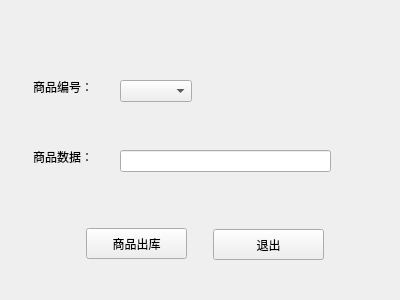
<?xml version="1.0" encoding="UTF-8"?>
<ui version="4.0">
 <class>GoodsDelivery</class>
 <widget class="QWidget" name="GoodsDelivery">
  <property name="geometry">
   <rect>
    <x>0</x>
    <y>0</y>
    <width>400</width>
    <height>300</height>
   </rect>
  </property>
  <property name="windowTitle">
   <string>商品出库</string>
  </property>
  <widget class="QLabel" name="label">
   <property name="geometry">
    <rect>
     <x>33</x>
     <y>79</y>
     <width>71</width>
     <height>16</height>
    </rect>
   </property>
   <property name="text">
    <string>商品编号：</string>
   </property>
  </widget>
  <widget class="QPushButton" name="pushButton_Exit">
   <property name="geometry">
    <rect>
     <x>213</x>
     <y>229</y>
     <width>111</width>
     <height>31</height>
    </rect>
   </property>
   <property name="text">
    <string>退出</string>
   </property>
  </widget>
  <widget class="QLineEdit" name="lineEdit_Amount">
   <property name="geometry">
    <rect>
     <x>120</x>
     <y>150</y>
     <width>211</width>
     <height>22</height>
    </rect>
   </property>
  </widget>
  <widget class="QLabel" name="label_2">
   <property name="geometry">
    <rect>
     <x>33</x>
     <y>149</y>
     <width>71</width>
     <height>16</height>
    </rect>
   </property>
   <property name="text">
    <string>商品数据：</string>
   </property>
  </widget>
  <widget class="QPushButton" name="pushButton_OutputGoods">
   <property name="geometry">
    <rect>
     <x>86</x>
     <y>228</y>
     <width>101</width>
     <height>31</height>
    </rect>
   </property>
   <property name="text">
    <string>商品出库</string>
   </property>
  </widget>
  <widget class="QComboBox" name="comboBox_id">
   <property name="geometry">
    <rect>
     <x>120</x>
     <y>80</y>
     <width>72</width>
     <height>22</height>
    </rect>
   </property>
  </widget>
 </widget>
 <resources/>
 <connections/>
</ui>
